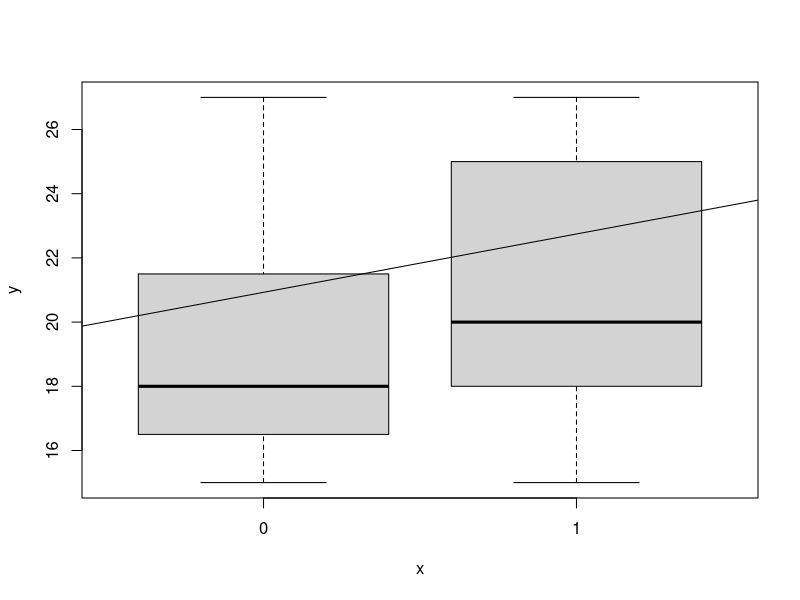
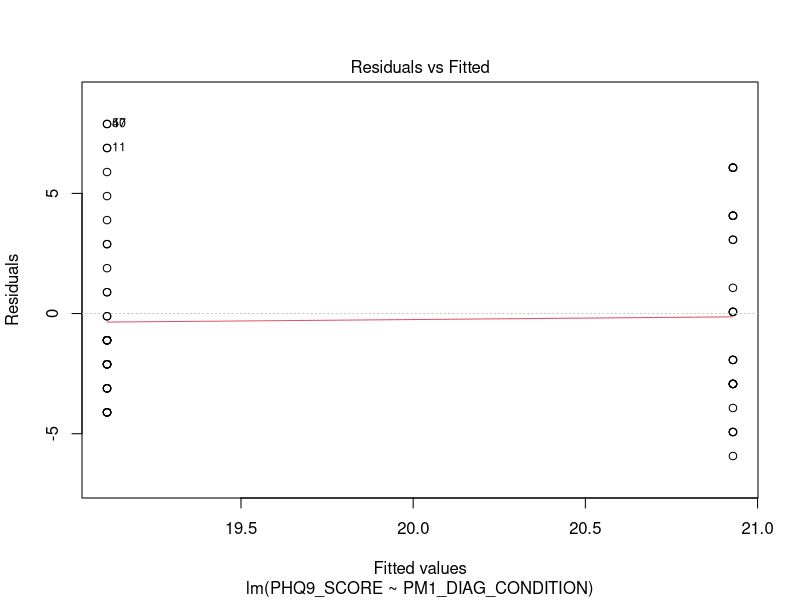
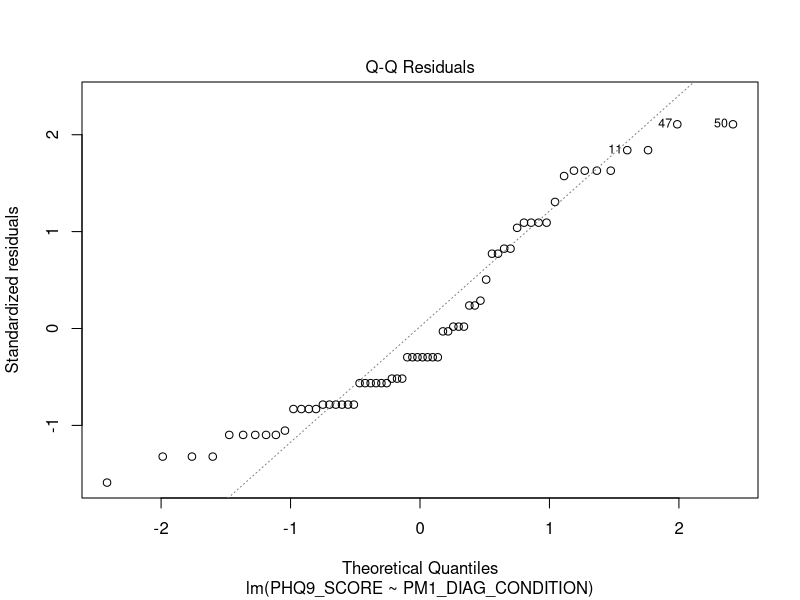
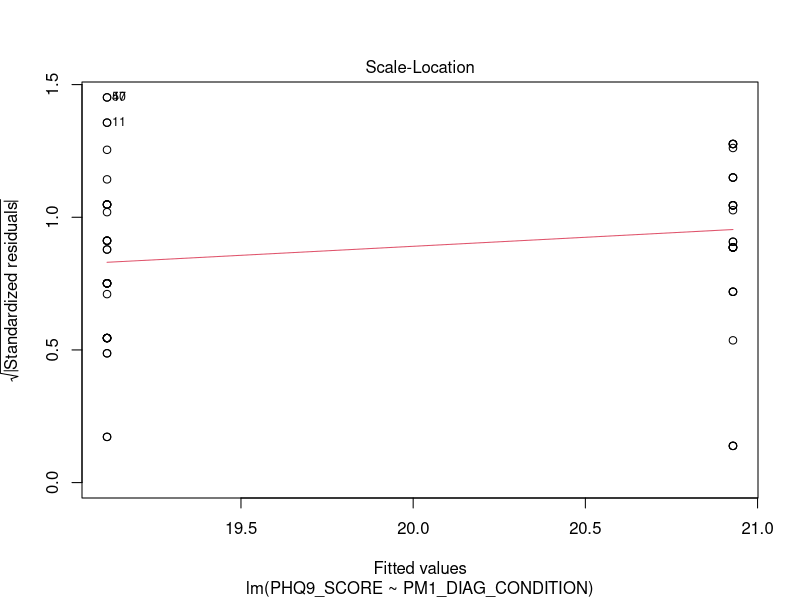
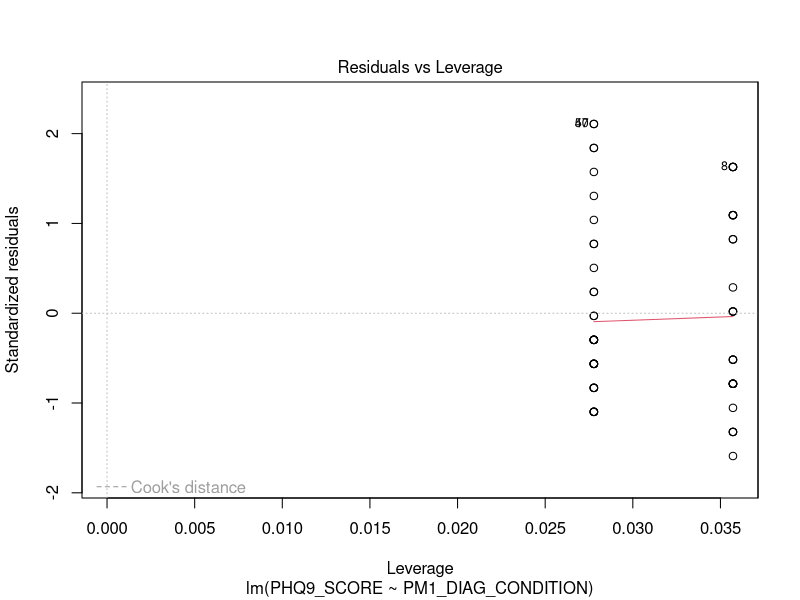
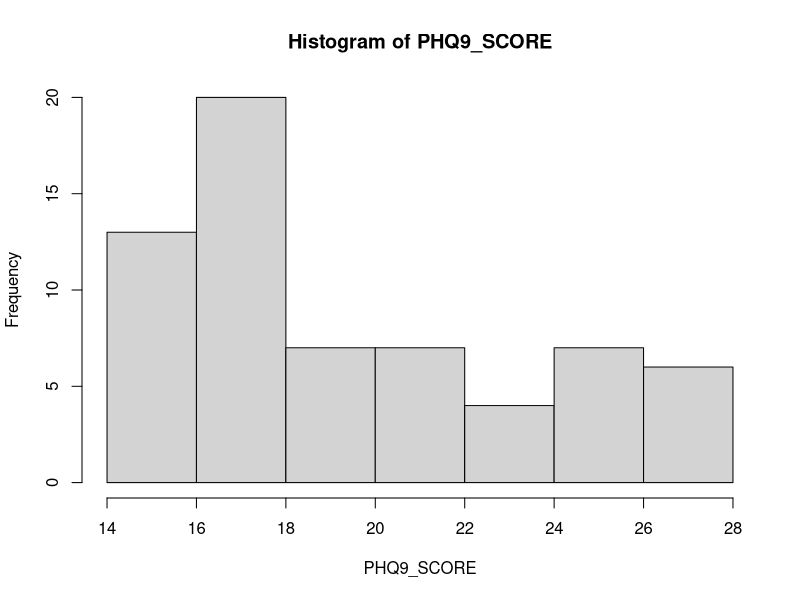
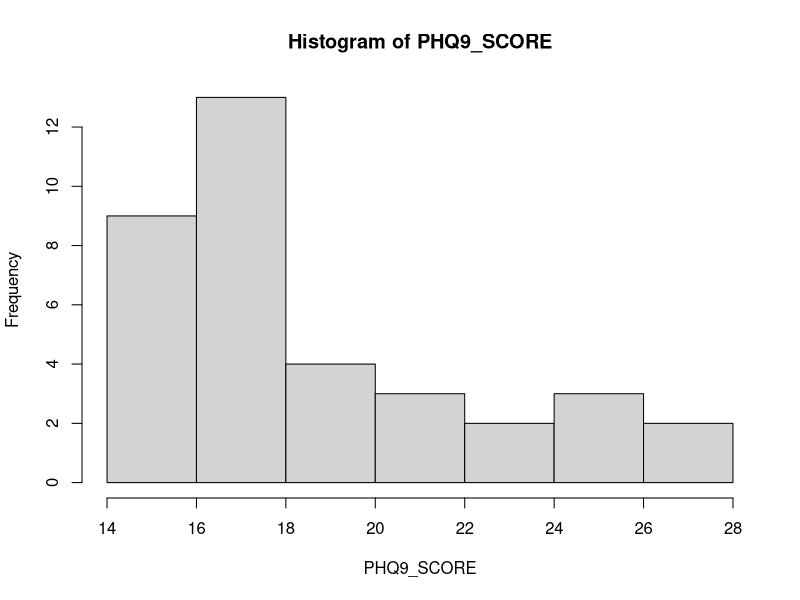
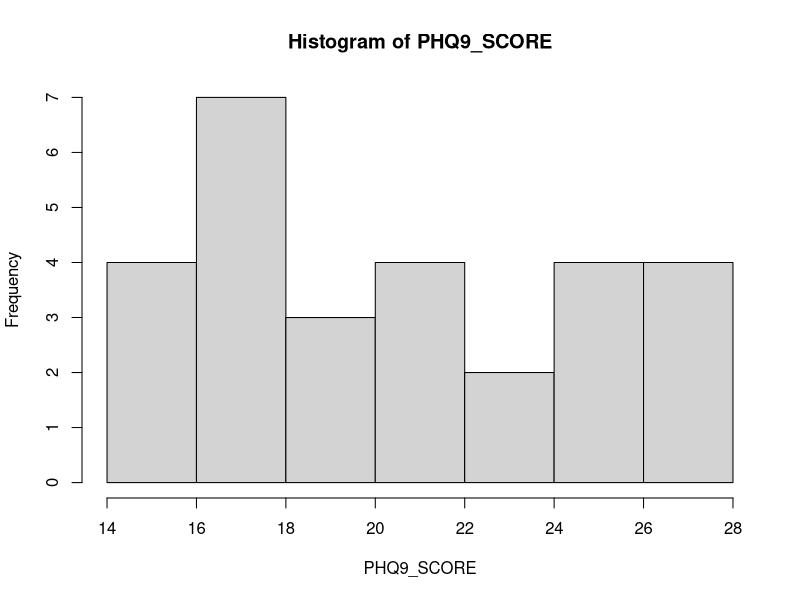

Reproduce these figures in R, in order. (Note: this script raises an error after producing the figures.)
rm(list = ls())
require(data.table)
require(magrittr) # special pipe operators
require(psych) # describe()
require(dplyr) # data wrangling
require(knitr) 
require(ggpubr)

set.seed(7079540) # for reproducibility

# Import data
dt <- read.csv("Data/AHRI_DATASET_PM_MANUSCRIPT_DATA.csv")
dt %<>% as.data.table
md <- read.csv("Data/AHRI_DATASET_PM_MANUSCRIPT_CODEBOOK.csv") # metadata
md %<>% as.data.table


# Data wrangling ----------------------------------------------------------

# keep relevant variables only
dt %<>% select(PHQ9_SCORE, PM1_DIAG_CONDITION, C_DP)
str(dt)

# Inclusion criteria include:
dt %<>% filter(C_DP == 1) # experienced depression last year
dt %<>% filter(PM1_DIAG_CONDITION != -99) # keep category 0 and 1 only (no need to use C_DP since these people are *diagnosed* with some psychiatric disorder)
dt$PM1_DIAG_CONDITION <- factor(dt$PM1_DIAG_CONDITION, levels = c(0, 1))
md[VAR == "PHQ9_GE10"]$Description
#dt %<>% filter(PHQ9_GE10 == 1) # "while most patients (88%) with major depression had scores of 10 or greater."
dt %<>% filter(PHQ9_SCORE >= 15) # most patients with PHQ9 score of 15 or higher get treatment




# Descriptive statistics -----------------------------------------------------
describeBy(dt$PHQ9_SCORE, dt$PM1_DIAG_CONDITION)


# Fit standard linear model -----------------------------------------------

mod <- lm(PHQ9_SCORE ~ PM1_DIAG_CONDITION, data = dt)
summary(mod)


# Assumptions -------------------------------------------------------------

# linearity
plot(dt$PM1_DIAG_CONDITION, dt$PHQ9_SCORE)
abline(mod) # add fitted regression line to scatterplot

# homoscedasticity (constant residual variance)
plot(mod)[1] 

# normality in the outcome
dt %$% hist(PHQ9_SCORE) # DEPENDENT VARIABLE 
dt %>% filter(PM1_DIAG_CONDITION == 0) %$% hist(PHQ9_SCORE) 
dt %>% filter(PM1_DIAG_CONDITION == 1) %$% hist(PHQ9_SCORE) 

# normality in residuals
plot(mod)[2] # QQ-plot shows divergence from normality at the tails

# independence of observations (explain analytically)


# Gibbs sampling ----------------------------------------------------------

# First step: specify priors for each parameter. These are based on the historical data (see manuscript)
# b0 priors
mu00 <- 1 
zeta00 <- 1.0E4  

# b1 priors
mu10 <- 1
zeta10 <- 1.0E4
nu10 <- 100 # prior df's -> bigger = wider tails

# variance (σ^2) priors
a_0 = 1 
b_0 = 1
sig2_0 = 1/rgamma(1, shape = a_0, rate = b_0) 

# Second step: make a Gibbs function

post_b1 <- function(b0, b1, sig2, y, x1) { # MH function for b1
  I <- -(b1^2) * ((sum(x1^2))/(2*sig2)) + b1 * ((sum(x1*(y - b0))) / (sig2))
  II <- (1 + ((b1 - mu10)^2)/(nu10*zeta10))^((nu10+1)/2)
  r_post <- exp(I) * II
  return(r_post) 
}

gibbs.chains <- function(b0, b1, sig2, y, x1) {
  set.seed(7079540)
  warmup <- 1000
  H <- 25000 + warmup # number of samples drawn 
  n_par <- 3
  simulated <- matrix(0, nrow = H, ncol = n_par)
  colnames(simulated) <- c("b0","b1", "sig2") 
  simulated[1, ] <- c(b0, b1, sig2)
  
  for (h in 2:H) {
    # determine full conditional value for...
    # b0:
    mu0 <- (sum(y-b1*x1)/sig2 + (mu00/zeta00))/((nrow(dt) / sig2) + (1 / zeta00))  
    sd0 <- sqrt(1 / ((nrow(dt) / sig2) + (1 / zeta00)))
    b0 <- rnorm(1, mu0, sd0)
    
    # b1 (incl. MH, Non-conjugate prior):
    beta1_c <- b1 
    beta1_n <- rnorm(1, mean = 0, sd = 1)   # Sample from proposal density
    r_post <- post_b1(b0, beta1_n, sig2, y, x1)/post_b1(b0, beta1_c, sig2, y, x1) # Ratio of posterior
    r_prop <- beta1_c / beta1_n   # Ratio of proposal distribution
    r <- r_post * r_prop # Acceptance ratio r
    u <- runif(1, min = 0, max = 1)   # 'Sample a probability' from the uniform distribution
    ifelse(u <= abs(r), b1 <- beta1_n, b1 <- beta1_c) 
    
    # # b1 (exc. MH)
    # mu1 <- (sum(x1*(y-b0)) / sig2 + (mu10/zeta10)) / ((sum(x1^2) / sig2) + (1 / zeta10))
    # sd1 <- sqrt(1 / ((sum(x1^2) / sig2) + (1 / zeta10)))
    # b1 <- rnorm(1, mu1, sd1)
    
    # var: 
    a_1 <- (nrow(dt) / 2) + a_0 # posterior shape
    S <- sum(y - (b0 + b1*x1))^2 # RSS
    b_1 <- (S / 2) + b_0 # posterior scale 
    sig2 <- 1 / rgamma(1, a_1, b_1)
    
    simulated[h, ] <- c(b0, b1, sig2)  # Save them all 
    
  }
  
  return(simulated)
  
}

# Third: obtain the Gibbs estimates

dt$PM1_DIAG_CONDITION <- ifelse(dt$PM1_DIAG_CONDITION == 1, 1, 0) # make numeric
# Choose starting values for each of the parameters
chain1 <- gibbs.chains(b0 = 0.2, b1 = 0.3, sig2 = 0.5, y = dt$PHQ9_SCORE, x1 = dt$PM1_DIAG_CONDITION)
chain2 <- gibbs.chains(b0 = 2, b1 = 3, sig2 = 5, y = dt$PHQ9_SCORE, x1 = dt$PM1_DIAG_CONDITION) 


# Assess convergence ------------------------------------------------------

# Subset chains
chain1 %<>% as.data.table()
chain2 %<>% as.data.table()
parameters <- colnames(chain1)  # saving for plot

# b0:
chains_b0 <- cbind(chain1[1001:nrow(chain1), 1], chain2[1001:nrow(chain2), 1])  # extract b0 & remove the warm up 
colnames(chains_b0) <- c("chain1", "chain2") 
# b1:
chains_b1 <- cbind(chain1[1001:nrow(chain1), 2], chain2[1001:nrow(chain2), 2])   # extract b1 & remove the warm up 
colnames(chains_b1) <- c("chain1", "chain2")
# var:
chains_var <- cbind(chain1[1001:nrow(chain1), 3], chain2[1001:nrow(chain2), 3])   # extract variance & remove the warm up 
colnames(chains_var) <- c("chain1", "chain2")

# Traceplots
traceplot <- function(chains) {   # only handles 2 chains (per parameter)
  
  x <- 0
  colnames <- NULL;
  while (x < ncol(chains))  {  
    x <- x+1  
    colnames <- c(colnames, paste0("chain", x, collapse = "," ))
  }
  
  traceplot <- chains %>% 
    ggplot(aes(x = 1:nrow(chains))) + 
    geom_line(aes(y = chain1), color = "#CC3399", linetype = "dashed", size = 0.4, alpha = 0.8) + 
    geom_line(aes(y = chain2), color= "#339966", linetype = "twodash", size = 0.4, alpha = 0.6) +
    ggtitle("Convergence plot") +
    ylab("Sampled value") +
    xlab("Number of iterations") +
    theme(
      plot.title = element_text(color = "black", size = 11, face = "bold.italic", hjust = 0.45),
      axis.title.x = element_text(color = "#333333", size = 10, face = "bold"),
      axis.title.y = element_text(color = "#333333", size = 10, face = "bold"))
  
  return(traceplot)
  
}

traceplots <- ggarrange(traceplot(chains_b0), traceplot(chains_b1), traceplot(chains_var),
                        labels = parameters,
                        ncol = 2, nrow = 2)

annotate_figure(traceplots,
                top = text_grob("Traceplots for the parameters (2 chains each) \n", color = "black", size = 18, face = "bold.italic"))

#### Alternatively
mcmcplot(mcmcout = chains_b0)

# Autocorrelation plots
autocorplot <- function(chains) { 
  # 'chains' object should be a dataframe with samples in rows and different chains in separate columnns. Handles only 2 chains.
  lags <- 40 # number of lags
  x <- 0
  colnames <- NULL;
  while (x < ncol(chains))  {  
    x <- x+1  
    colnames <- c(colnames, paste0("chain", x, collapse = "," ))
  }
  autocor <- matrix(0, nrow = 40, ncol = ncol(chains))
  
  for (chain in 1:ncol(chains)) {
    
    for (i in 1:lags) {
      autocor[i, chain] <- cor(chains[1:I(nrow(chains)-i), chain], chains[(i+1):nrow(chains), chain])
    }
    
    autocor <- as.data.frame(autocor)
    colnames(autocor) <- colnames
    
  }
  plot1 <- autocor %>%
    ggplot(aes(x = 1:lags)) +
    geom_bar(aes(y = chain1), col = "#CC3399", fill = "#FFFFFF", alpha = 0.4, stat = "identity") +
    ggtitle("Chain 1") +
    xlab("Lag") +
    ylab("Autocorrelation") +
    theme(
      plot.title = element_text(color = "grey44", size = 11, face = "bold.italic", hjust = 0.45),
      axis.title.x = element_text(color = "#333333", size = 10, face = "bold"),
      axis.title.y = element_text(color = "#333333", size = 10, face = "bold"))
  
  plot2 <- autocor %>% 
    ggplot(aes(x = 1:lags)) +
    geom_bar(aes(y = chain2), col =  "#339966", fill = "#FFFFFF", alpha = 0.9, stat = "identity") +
    ggtitle("Chain 2") +
    xlab("Lag") + 
    ylab("Autocorrelation") +
    theme(
      plot.title = element_text(color = "grey44", size = 11, face = "bold.italic", hjust = 0.45),
      axis.title.x = element_text(color = "#333333", size = 10, face = "bold"),
      axis.title.y = element_text(color = "#333333", size = 10, face = "bold"))
  
  corplots <- ggarrange(plot1, plot2)
  
  return(corplots)
  
}

autocorplots <- ggarrange(autocorplot(chains_b0), autocorplot(chains_b1), autocorplot(chains_var),
                          labels = parameters,
                          ncol = 2, nrow = 2) 

annotate_figure(autocorplots,
                top = text_grob("Autocorrelation plots for the parameters (2 chains each) \n", color = "black", size = 18, face = "bold.italic"))


# Obtain parameter estimates, credible intervals and interpretation -------

# Parameter estimates (first chain):
perc <- c(0.025, 0.975)
bhat0_1 <- c(mean(chains_b0[, 1]), sd(chains_b0[, 1]), quantile(chains_b0[, 1], perc))
bhat1_1 <- c(mean(chains_b1[, 1]), sd(chains_b1[, 1]), quantile(chains_b1[, 1], perc))
estimates_c1 <- rbind(bhat0_1, bhat1_1) # also add variance mean
rownames(estimates_c1) <- c("Intercept", "PM")
colnames(estimates_c1) <- c("Beta", "SD", "2.5% ", "97.5%")
estimates_c1

# Parameter estimates (second chain):
bhat0_2 <- c(mean(chains_b0[, 2]), sd(chains_b0[, 2]), quantile(chains_b0[, 2], perc))
bhat1_2 <- c(mean(chains_b1[, 2]), sd(chains_b1[, 2]), quantile(chains_b1[, 2], perc))
estimates_c2 <- rbind(bhat0_2, bhat1_2)
rownames(estimates_c2) <- c("Intercept", "PM")
colnames(estimates_c2) <- c("Beta", "SD", "2.5% ", "97.5%")
estimates_c2

